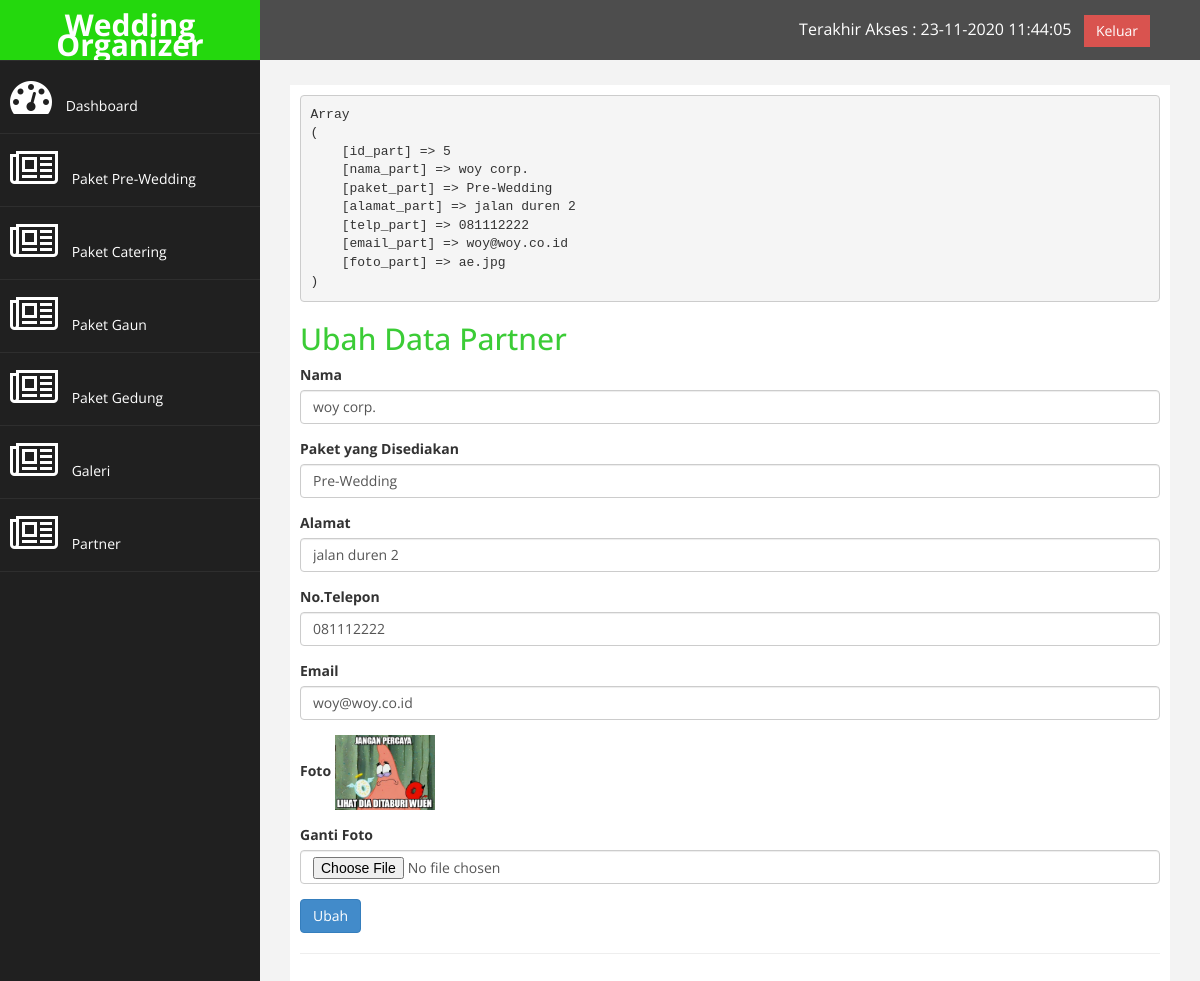
Screenshot of /admin.php?halaman=partner_ubah&id=5 (signed in) with the database file from the repository.
### tables this page shows
CREATE TABLE `partner` (
  `id_part` int(3) NOT NULL,
  `nama_part` varchar(50) NOT NULL,
  `paket_part` varchar(20) NOT NULL,
  `alamat_part` text NOT NULL,
  `telp_part` varchar(12) NOT NULL,
  `email_part` varchar(50) NOT NULL,
  `foto_part` text NOT NULL
);

### partner_ubah.php (the view, shortened to what this page needs)
<?php
$ambil = mysqli_query($link, "SELECT * FROM partner WHERE id_part='$_GET[id]'");
$pecah = mysqli_fetch_assoc($ambil);
echo "<pre>";
print_r($pecah);
echo "</pre>";
?>
<h2>Ubah Data Partner</h2>
<form method="post" enctype="multipart/form-data">
    <div class="form-group">
        <label>Nama</label>
        <input type="text" name="nama_part" class="form-control" value="<?= $pecah['nama_part']; ?>">
    </div>
    <div class="form-group">
        <label>Paket yang Disediakan</label>
        <input type="text" name="paket_part" class="form-control" value="<?= $pecah['paket_part']; ?>">
    </div>
    <div class="form-group">
        <label>Alamat</label>
        <input type="text" name="alamat_part" class="form-control" value="<?= $pecah['alamat_part']; ?>">
    </div>
    <div class="form-group">
        <label>No.Telepon</label>
        <input type="text" name="telp_part" class="form-control" value="<?= $pecah['telp_part']; ?>">
    </div>
    <div class="form-group">
        <label>Email</label>
        <input type="text" name="email_part" class="form-control" value="<?= $pecah['email_part']; ?>">
    </div>
    <div class="form-group">
        <label>Foto</label>
        <img src="images/partner/<?= $pecah['foto_part'] ?>" width="100px">
    </div>
    <div class="form-group">
        <label>Ganti Foto</label>
        <input type="file" name="foto_part" class="form-control">
    </div>
    <button class="btn btn-primary" name="ubah">Ubah</button>
</form>

### admin/assets/css/custom.css (style rules this page uses)
body { font-family: 'Open Sans', sans-serif; }
h2 { color: rgba(32, 197, 26, 0.877); }

### rows the page displays
partner: nama_part "woy corp.", paket_part "Pre-Wedding", alamat_part "jalan duren 2", telp_part "081112222", email_part "woy@woy.co.id", foto_part (picture)
